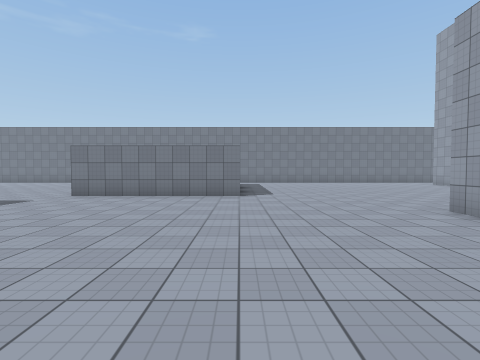
View 1 (above)

24 first-person views from a walk through a scene from a Unity 3-D project. The camera is 1.5 m above the floor, tilts 2° down and sees 85° across. The floor is counted in squares, 2 m on a side. Each view is taken from the middle of a square. On the plan, view 1 faces up. The plan holds only what a view shows up to about 9 squares ahead; the rest is blank. The place goes on beyond the plan. The player character is not drawn. Surface patterns are stand-ins for the level's own textures.

View 2
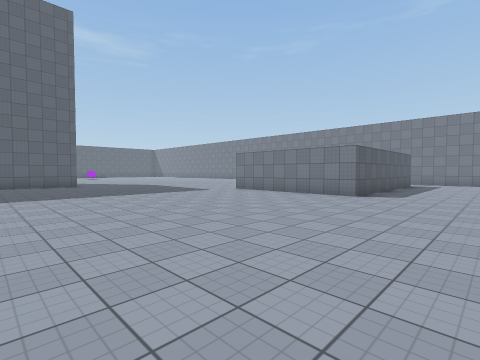

View 3
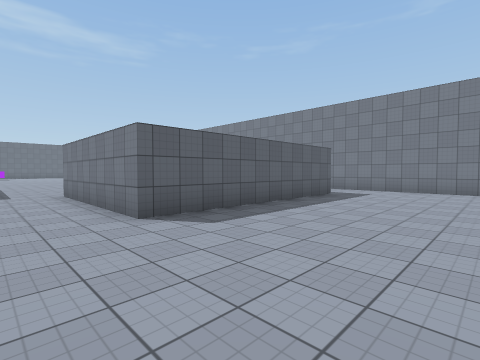

View 4
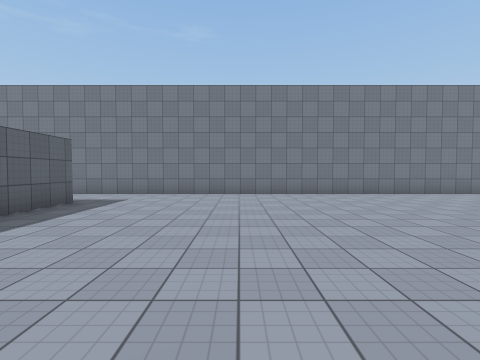

View 5
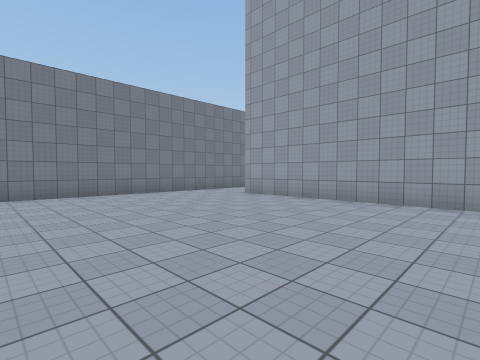

View 6
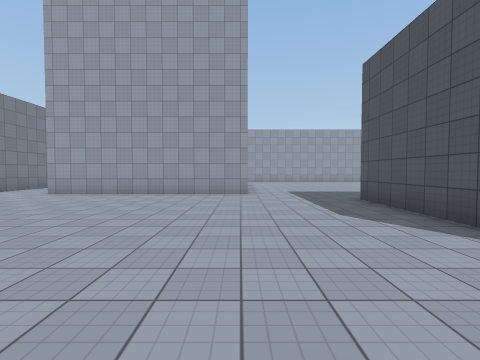

View 7
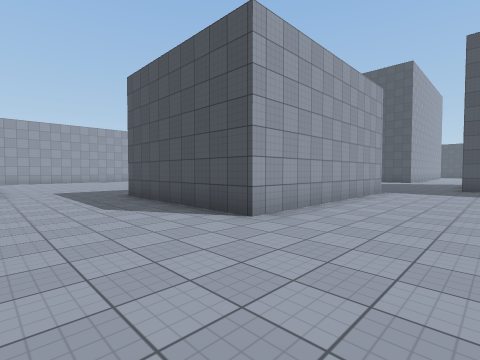

View 8
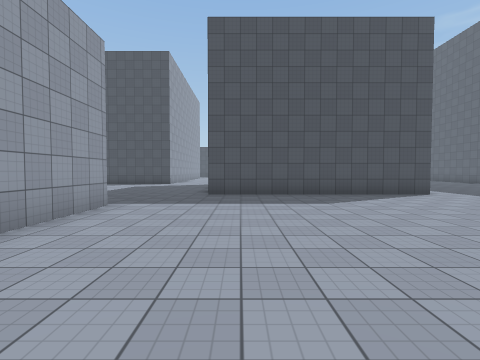

View 9
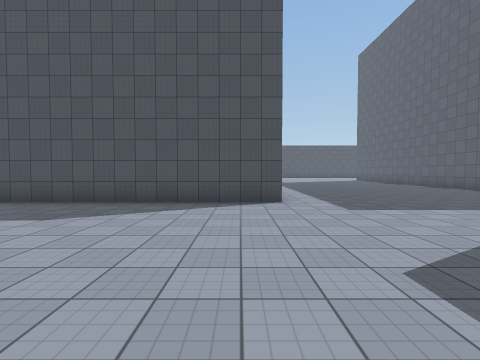

View 10
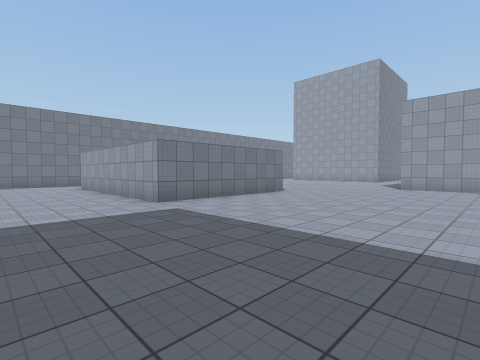

View 11
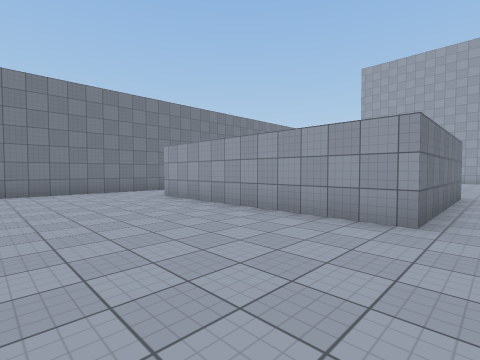

View 12
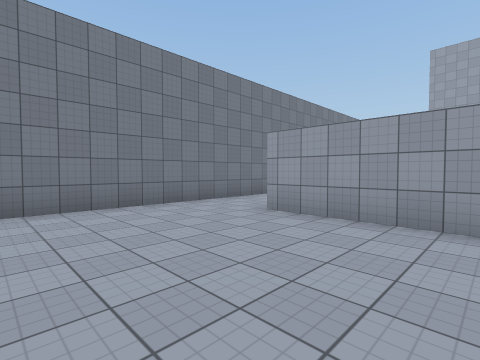

View 13
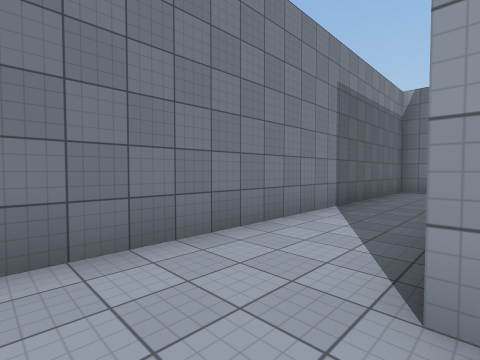

View 14
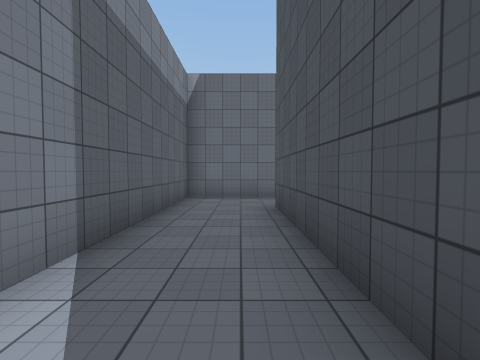

View 15
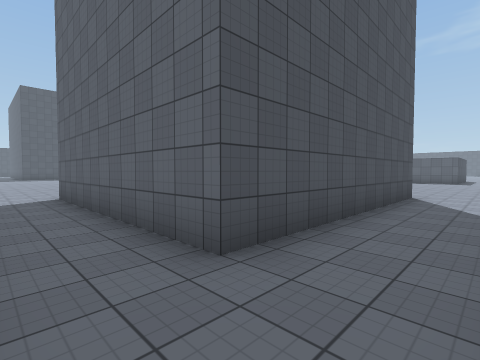

View 16
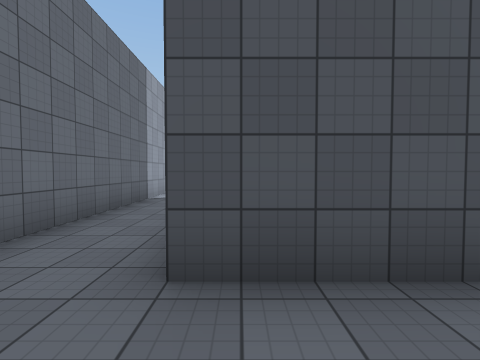

View 17
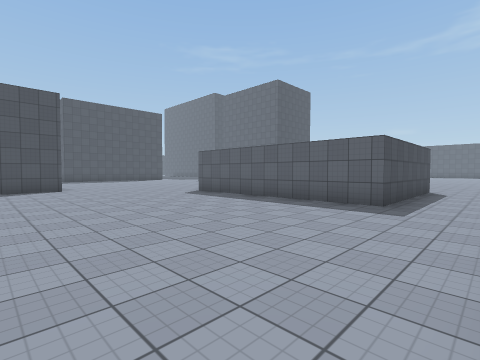

View 18
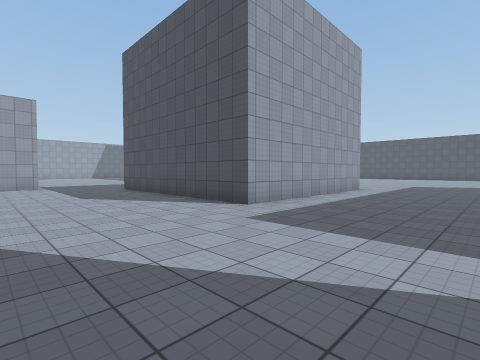

View 19
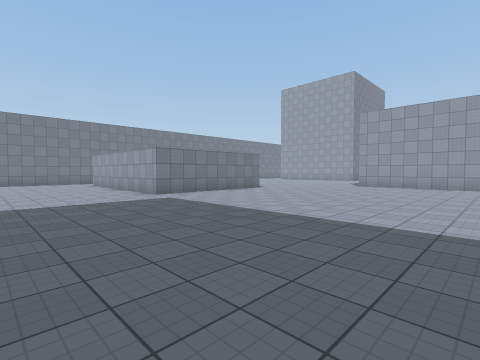

View 20
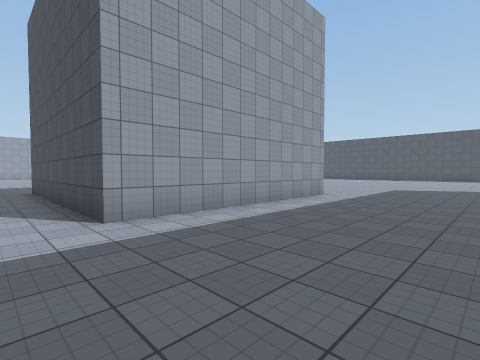

View 21
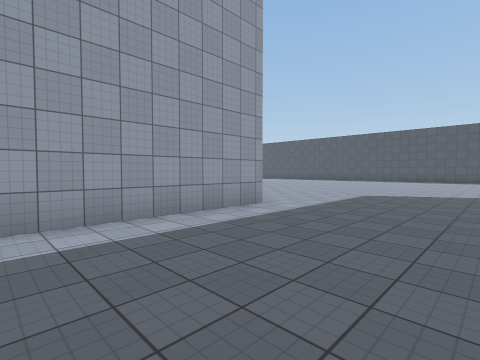

View 22
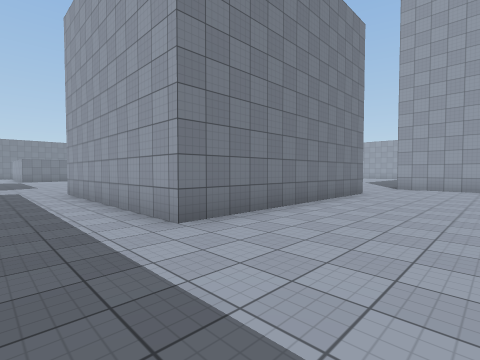

View 23
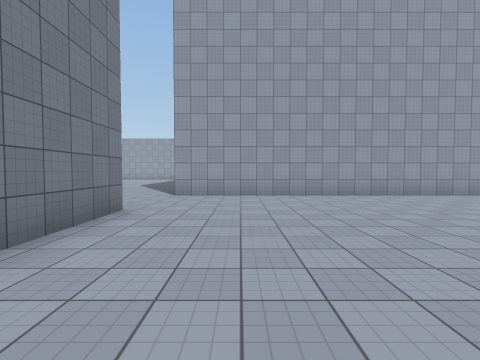

View 24
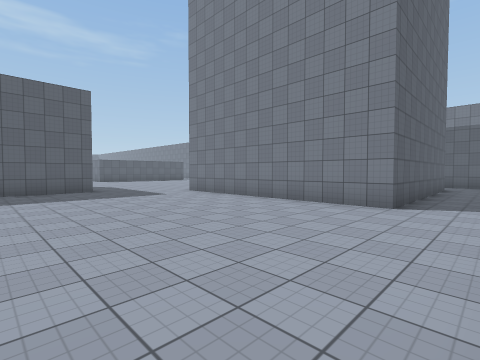

### Floor plan
Points are (right, up) in squares from view 1. A wall is a line through its corners. A room is listed if a view was taken in it or the views show most of it. See-through windows are left out.
Room 1 (views 1, 2, 3, 4, 5, 6, 7, 8, 9, 10, 11, 12, 13, 17, 18, 19, 20, 21, 22, 23)
walls: (3.9, -1.8) (3.9, 4.8) (8.9, 4.8); (0, 7.8) (-5, 7.8) (-5, 14.2) (0, 14.2) (0, 7.8); (2, -10.8) (-5, -10.8) (-5, -4.3) (2, -4.3); (10.5, 7.8) (10.5, 14.2); (5, -20.4) (5, -11); (9.5, 16.5) (-8.9, 16.5)
ways out: opening at (3.5, -10.5) to room 2; opening at (3.7, -3) to room 2; opening at (10.5, 15.5) to room 2; opening at (10.7, 6) to room 2
Room 2 (views 14, 15, 16, 24)
walls: (8.9, 4.8) (8.9, 2.4); (19.5, 7.2) (19.5, 16.5) (9.5, 16.5); (10.5, 14.2) (17.5, 14.2) (17.5, 7.8) (12, 7.8)
ways out: opening at (3.5, -10.5) to room 1; opening at (3.7, -3) to room 1; opening at (10.5, 15.5) to room 1; opening at (10.7, 6) to room 1

Where each view was taken, in squares from view 1:
view 1: 0 up, 0 right, facing up
view 2: 0 up, 3 right, facing up-left
view 3: 6 up, 4 right, facing up-left
view 4: 8 up, 4 right, facing up
view 5: 8 up, 4 right, facing up-right
view 6: 8 up, 2 right, facing right
view 7: 8 up, 1 right, facing down-right
view 8: 4 up, 1 right, facing down
view 9: 2 up, 4 left, facing down
view 10: 2 up, 8 left, facing up-right
view 11: 7 up, 9 left, facing up-right
view 12: 11 up, 9 left, facing up-right
view 13: 14 up, 9 right, facing up-right
view 14: 15 up, 12 right, facing right
view 15: 16 up, 19 right, facing down-left
view 16: 16 up, 17 right, facing down
view 17: 16 up, 6 right, facing down-left
view 18: 0 up, 9 left, facing down-right
view 19: 0 up, 9 left, facing up-right
view 20: 3 down, 9 left, facing down-right
view 21: 6 down, 9 left, facing down-right
view 22: 14 down, 7 left, facing up-right
view 23: 13 down, 3 left, facing right
view 24: 2 up, 19 right, facing up-left
